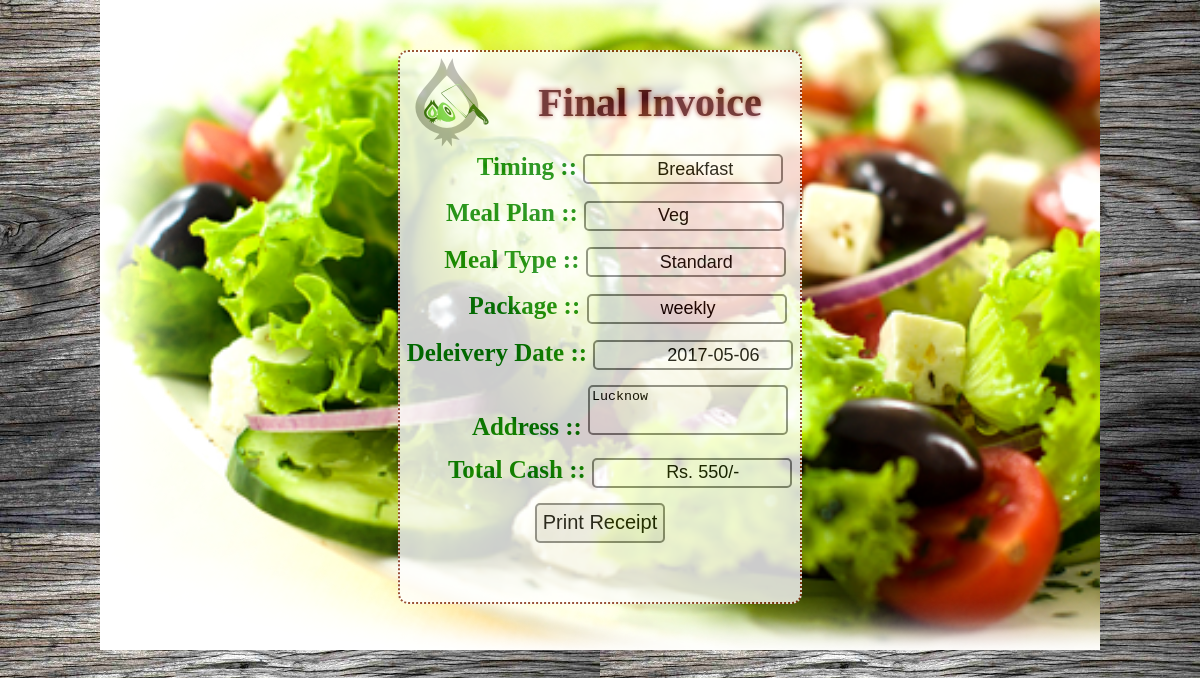
The page /userZone/submit.php on the database its author committed.
### tables this page shows
CREATE TABLE IF NOT EXISTS `ordernow` (
  `id` int(11) NOT NULL AUTO_INCREMENT,
  `Timing` varchar(50) NOT NULL,
  `MealType` varchar(50) NOT NULL,
  `MealPlan` varchar(50) NOT NULL,
  `Package` varchar(50) NOT NULL,
  `StartDate` varchar(20) NOT NULL,
  `Area` varchar(50) NOT NULL,
  `Address` varchar(500) NOT NULL,
  `Amount` varchar(50) NOT NULL,
  PRIMARY KEY (`id`)
);

### userZone/submit.php (the view, shortened to what this page needs)
<html>
<head>
        <link rel="stylesheet" href="../css/index.css" type="text/css"/>
        <link rel="stylesheet" type="text/css" href="../Font-Awesome-master/css/font-awesome.min.css"/>
		<link rel="stylesheet" type="text/css" href="../css/receipt.css"/>
    </head>
    <body onload="amount()">
<?php include'../processes/connection.php';
$query="select * from ordernow order by id desc limit 1;";
$result=mysqli_query($conn,$query);
$row=mysqli_fetch_array($result);
?>
<div id="content">
<div id="receipt">
<img src="../images/logo.png" height="100px" width="100px">
<h1>Final Invoice</h1>
	<p><span style="margin-left: 60px;">Timing ::</span> <input type="text" name="Rtime" value="<?php echo $row['Timing'];?>"></p>
	<p><span style="margin-left: 30px">Meal Plan :: </span><input id="plan" type="text" name="Rplan" value="<?php echo $row['MealType'];?>"></p>
	<p><span style="margin-left: 30px">Meal Type :: </span><input  id="type" type="text" name="Rtype" value="<?php echo $row['MealPlan'];?>"></p>
	<p><span style="margin-left: 55px;">Package :: </span><input type="text" name="Rpackage" id="package" value="<?php echo $row['Package'];?>"></p>
	<p>Deleivery Date :: <input type="text" name="Rdate" value="<?php echo $row['StartDate'];?>"></p>
	<p><span style="margin-left: 60px; margin-top: -20px;">Address ::</span> <textarea col="20" row="3" name="Radd"><?php echo$row['Address'] ?></textarea></p>
	<p><span style="margin-left: 40px;">Total Cash :: </span><input type="text" value="Rs. <?php echo $row['Amount'];?>/-"/></p>
	<p><input style="width: auto;  height: 40px;  Cambria Math; font-size: 20px;  text-indent: 0;" type="button" name="Print" onclick="print()" id="print" value="Print Receipt"></p>
</div>
</div>
</body>
</html>

### assets/css/index.css (style rules this page uses)
body { margin: 0; background: url("../images/background.jpg"); font-family: 'Comfortaa'; font-size: 20px; }
#content { height: 600px; width: 100%; background-color: lightgreen; }

### assets/css/receipt.css (style rules this page uses)
#content { margin: 0px auto; width: 1000px; background-color: white; background-image: url('../images/salad.png'); background-size: cover; padding-top: 50px; }
img { float: left; }
#receipt { background-color: white; opacity: 0.8; box-shadow: 0px 0px 100px white inset; margin: auto; width: 400px; height: 550px; border:2px dotted #822A10; text-align: center; border-radius: 10px; }
#receipt h1 { font-size: 40px; color: 540C15; Script MT; text-shadow: 0px 0px 5px brown; }
#receipt p { margin-bottom: 0; margin-top: 15px; font-weight: bold; Pristina; font-size: 25px; color:green; }
#receipt p input { color:; Bauhaus 93; font-size:18px; border:2px solid gray; border-radius: 5px; text-indent: 70px; width: 200px; height: 30px; }
textarea { resize: none; width: 200px; height: 50px; border:2px solid gray; border-radius: 5px; }

### rows shown on the page
ordernow: Rtime "Breakfast", Rplan "Veg", Rtype "Standard", Rpackage "weekly", Rdate "2017-05-06", Radd "Lucknow", Amount "Rs. 550/-"
